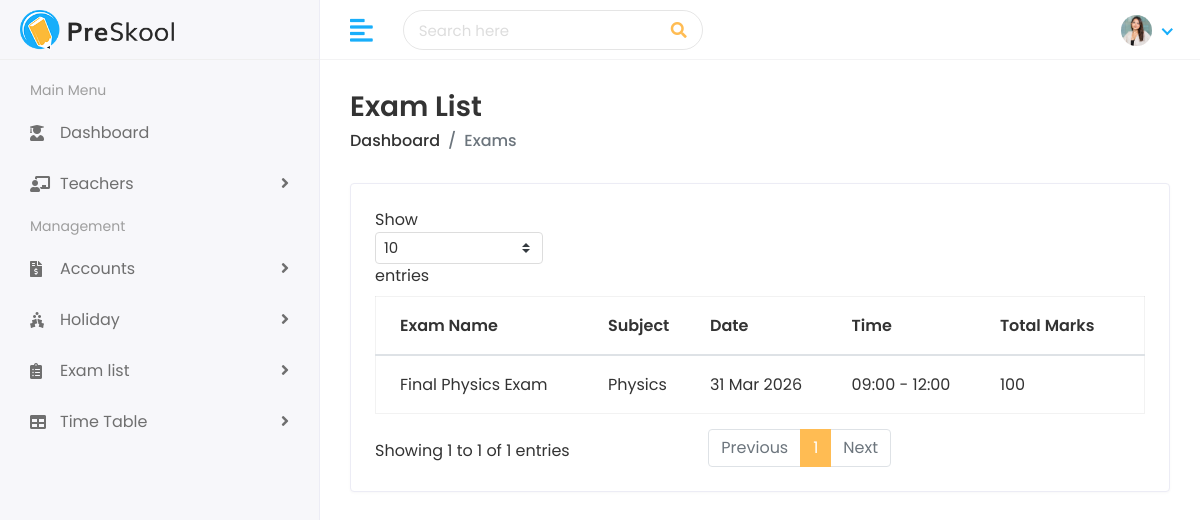
The app's page /exams/, older data.
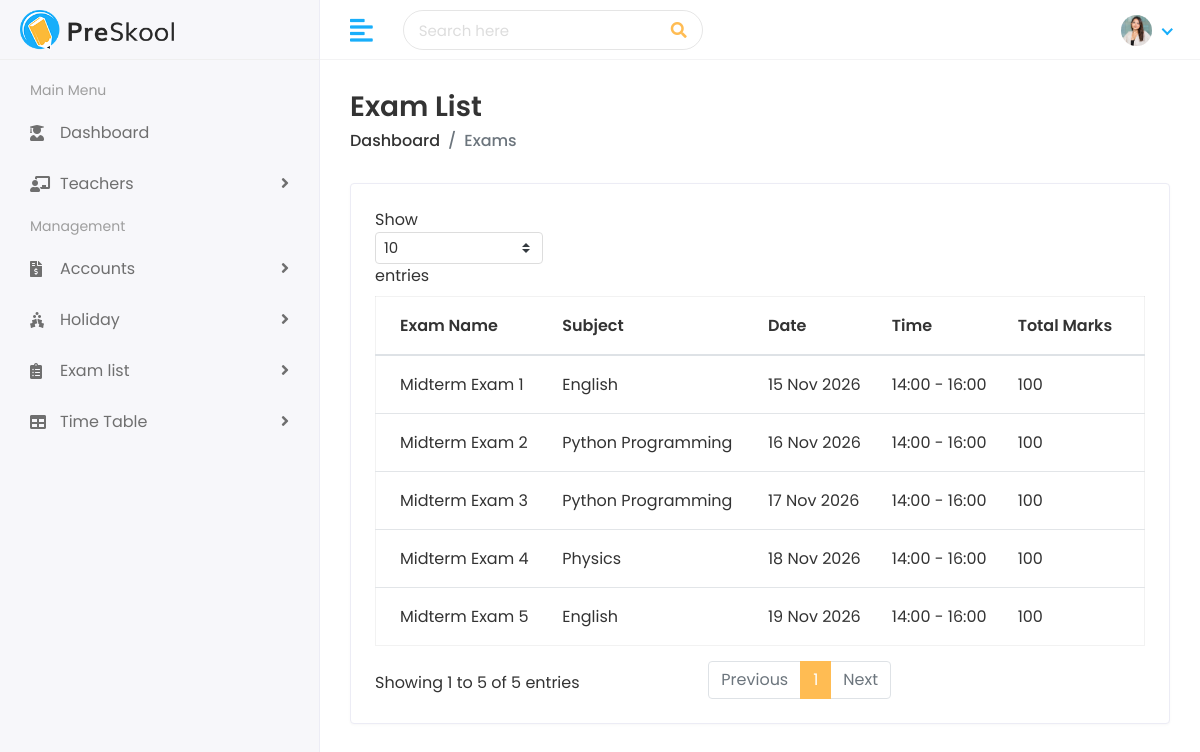
The same page, newer data.
### faculty/models.py (models this page shows, shortened)
class Exam(models.Model):
    name = models.CharField(max_length=200)
    subject = models.ForeignKey(Subject, on_delete=models.CASCADE)
    exam_date = models.DateField()
    start_time = models.TimeField()
    end_time = models.TimeField()
    total_marks = models.IntegerField()

class Subject(models.Model):
    name = models.CharField(max_length=200)
    code = models.CharField(max_length=50, unique=True)
    department = models.ForeignKey(
        Department, on_delete=models.SET_NULL,
        null=True, blank=True, related_name='subjects'
    )
    teacher = models.ForeignKey(
        Teacher, on_delete=models.SET_NULL,
        null=True, blank=True, related_name='subjects'
    )

### faculty/views.py (the view)
# urls.py: path('exams/', views.exam_list, name='exam_list'),
def exam_list(request):
    exams = Exam.objects.all().order_by('-exam_date')
    return render(request, 'exams/exams.html', {'exams': exams})

### templates/exams/exams.html (shortened to what this page needs)
{% extends 'Home/base.html' %}
{% load static %}
{% block body %}
<div class="page-wrapper">
    <div class="content container-fluid">
        <div class="page-header">
            <div class="row align-items-center">
                <div class="col">
                    <h3 class="page-title">Exam List</h3>
                    <ul class="breadcrumb">
                        <li class="breadcrumb-item"><a href="/dashboard">Dashboard</a></li>
                        <li class="breadcrumb-item active">Exams</li>
                    </ul>
                </div>
            </div>
        </div>
        <div class="row">
            <div class="col-sm-12">
                <div class="card card-table">
                    <div class="card-body">
                        <div class="table-responsive">
                            <table class="table table-hover table-center mb-0 datatable">
                                <thead>
                                    <tr>
                                        <th>Exam Name</th>
                                        <th>Subject</th>
                                        <th>Date</th>
                                        <th>Time</th>
                                        <th>Total Marks</th>
                                    </tr>
                                </thead>
                                <tbody>
                                    {% for exam in exams %}
                                    <tr>
                                        <td>{{ exam.name }}</td>
                                        <td>{{ exam.subject.name }}</td>
                                        <td>{{ exam.exam_date|date:"d M Y" }}</td>
                                        <td>{{ exam.start_time|time:"H:i" }} - {{ exam.end_time|time:"H:i" }}</td>
                                        <td>{{ exam.total_marks }}</td>
                                    </tr>
                                    {% endfor %}
                                </tbody>
                            </table>
                        </div>
                    </div>
                </div>
            </div>
        </div>
    </div>
</div>
</div>
</body>
</html>
{% endblock %}

Row changes from the older to the newer data that the page shows:
removed Exam: name "Final Physics Exam", subject.name "Physics", exam_date "31 Mar 2026", start_time "09:00", end_time "12:00", total_marks "100"
added Exam: name "Midterm Exam 5", subject.name "English", exam_date "19 Nov 2026", start_time "14:00", end_time "16:00", total_marks "100"
added Exam: name "Midterm Exam 4", subject.name "Physics", exam_date "18 Nov 2026", start_time "14:00", end_time "16:00", total_marks "100"
added Exam: name "Midterm Exam 3", subject.name "Python Programming", exam_date "17 Nov 2026", start_time "14:00", end_time "16:00", total_marks "100"
added Exam: name "Midterm Exam 2", subject.name "Python Programming", exam_date "16 Nov 2026", start_time "14:00", end_time "16:00", total_marks "100"
added Exam: name "Midterm Exam 1", subject.name "English", exam_date "15 Nov 2026", start_time "14:00", end_time "16:00", total_marks "100"
Text that changed along with them:
text written by a page script: "Show entries Showing 1 to 1 of 1 entries Previous 1 Next" → "Show entries Showing 1 to 5 of 5 entries Previous 1 Next"
